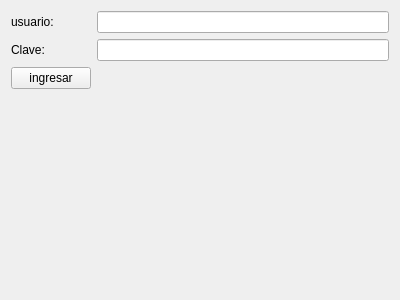
<?xml version="1.0" encoding="UTF-8"?>
<ui version="4.0">
 <class>Login</class>
 <widget class="QWidget" name="Login">
  <property name="geometry">
   <rect>
    <x>0</x>
    <y>0</y>
    <width>400</width>
    <height>300</height>
   </rect>
  </property>
  <property name="windowTitle">
   <string>Login</string>
  </property>
  <layout class="QGridLayout" name="gridLayout">
   <item row="0" column="0">
    <widget class="QLabel" name="label">
     <property name="text">
      <string>usuario:</string>
     </property>
    </widget>
   </item>
   <item row="1" column="0">
    <widget class="QLabel" name="label_2">
     <property name="text">
      <string>Clave:</string>
     </property>
    </widget>
   </item>
   <item row="0" column="1">
    <widget class="QLineEdit" name="leUsuario"/>
   </item>
   <item row="1" column="1">
    <widget class="QLineEdit" name="leClave"/>
   </item>
   <item row="2" column="0">
    <widget class="QPushButton" name="pbIngresar">
     <property name="text">
      <string>ingresar</string>
     </property>
    </widget>
   </item>
   <item row="3" column="0">
    <spacer name="verticalSpacer">
     <property name="orientation">
      <enum>Qt::Vertical</enum>
     </property>
     <property name="sizeHint" stdset="0">
      <size>
       <width>20</width>
       <height>40</height>
      </size>
     </property>
    </spacer>
   </item>
  </layout>
 </widget>
 <layoutdefault spacing="6" margin="11"/>
 <resources/>
 <connections/>
</ui>
